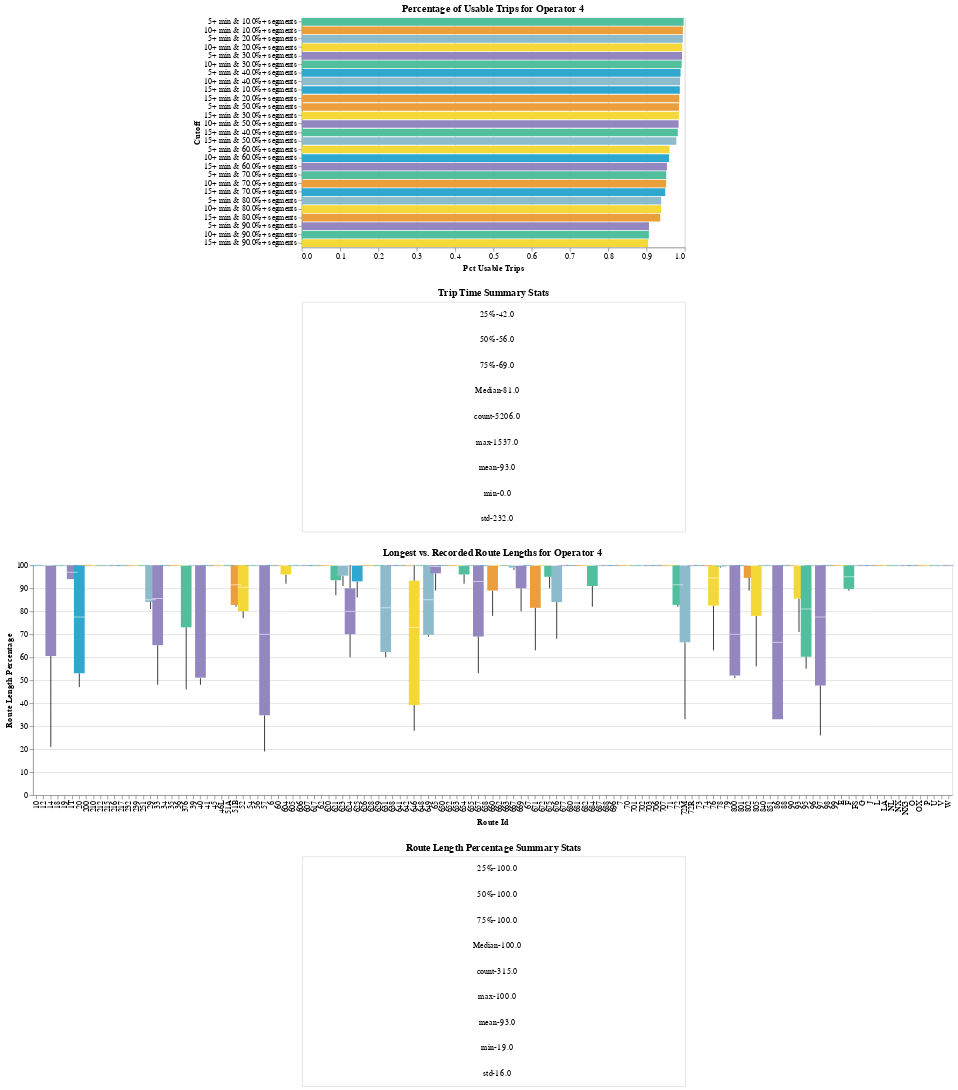

Notebook code cell kept with this figure:
### Code cell
operator_stats(4,TIME_CUTOFFS, SEGMENT_CUTOFFS)

### Figure 1 — Vega-Lite specification as saved in the notebook (floating-point values rounded to 4 significant figures; data arrays with more than 128 entries replaced by an {"elided": "..."} marker saying what was removed)
{"config": {"view": {"continuousWidth": 400, "continuousHeight": 300}}, "vconcat": [{"data": {"name": "data-064ec407cfa8738e6569304485cacafc"}, "mark": "bar", "encoding": {"color": {"field": "Cutoff", "scale": {"range": ["#2EA8CE", "#EB9F3C", "#F4D837", "#51BF9D", "#8CBCCB", "#9487C0"]}, "type": "nominal"}, "tooltip": [{"field": "Cutoff", "type": "nominal"}, {"field": "Pct Usable Trips", "type": "quantitative"}, {"field": "N Trips", "type": "quantitative"}], "x": {"field": "Pct Usable Trips", "sort": {"field": "Pct Usable Trips", "order": "descending"}, "type": "quantitative"}, "y": {"field": "Cutoff", "sort": {"field": "Pct Usable Trips", "order": "descending"}, "type": "nominal"}}, "height": 300, "selection": {"selector001": {"type": "single", "fields": ["Segment Cutoff"], "bind": {"input": "select", "options": [0.1, 0.2, 0.3, 0.4, 0.5, 0.6, 0.7, 0.8, 0.9], "name": "Segment"}}, "selector002": {"type": "single", "fields": ["Trip Cutoff"], "bind": {"input": "select", "options": [5, 10, 15], "name": "Time"}}}, "title": "Percentage of Usable Trips for Operator 4", "transform": [{"filter": {"selection": "selector001"}}, {"filter": {"selection": "selector002"}}], "width": 500}, {"data": {"name": "data-26fe4e30680f224a9a2a5113e61964a3"}, "mark": {"type": "text", "align": "center", "baseline": "middle", "dx": 5}, "encoding": {"text": {"field": "Full Information", "type": "nominal"}, "x": {"axis": null, "field": "Zero", "type": "quantitative"}, "y": {"axis": null, "field": "Full Information", "type": "nominal"}}, "height": 300, "title": "Trip Time Summary Stats", "width": 500}, {"data": {"name": "data-975b744d82d2f1690a5d6476da6f41f6"}, "mark": {"type": "boxplot", "extent": "min-max"}, "encoding": {"color": {"field": "Route Id", "legend": null, "scale": {"range": ["#2EA8CE", "#EB9F3C", "#F4D837", "#51BF9D", "#8CBCCB", "#9487C0"]}, "type": "nominal"}, "x": {"field": "Route Id", "type": "nominal"}, "y": {"field": "Route Length Percentage", "type": "quantitative"}}, "height": 300, "title": "Longest vs. Recorded Route Lengths for Operator 4", "width": 1200}, {"data": {"name": "data-0af75fe8a425c1c46fac16afb88cbf97"}, "mark": {"type": "text", "align": "center", "baseline": "middle", "dx": 5}, "encoding": {"text": {"field": "Full Information", "type": "nominal"}, "x": {"axis": null, "field": "Zero", "type": "quantitative"}, "y": {"axis": null, "field": "Full Information", "type": "nominal"}}, "height": 300, "title": "Route Length Percentage Summary Stats", "width": 500}], "center": true, "$schema": "https://vega.github.io/schema/vega-lite/v4.17.0.json", "datasets": {"data-064ec407cfa8738e6569304485cacafc": [{"Calitp Itp Id": 4, "Total Trips": 5206, "N Trips": 5190, "Trip Cutoff": 5, "Segment Cutoff": 0.1, "Cutoff": "5+ min & 10.0%+ segments", "Pct Usable Trips": 0.9969}, {"Calitp Itp Id": 4, "Total Trips": 5206, "N Trips": 5179, "Trip Cutoff": 5, "Segment Cutoff": 0.2, "Cutoff": "5+ min & 20.0%+ segments", "Pct Usable Trips": 0.9948}, {"Calitp Itp Id": 4, "Total Trips": 5206, "N Trips": 5170, "Trip Cutoff": 5, "Segment Cutoff": 0.3, "Cutoff": "5+ min & 30.0%+ segments", "Pct Usable Trips": 0.9931}, {"Calitp Itp Id": 4, "Total Trips": 5206, "N Trips": 5148, "Trip Cutoff": 5, "Segment Cutoff": 0.4, "Cutoff": "5+ min & 40.0%+ segments", "Pct Usable Trips": 0.9889}, {"Calitp Itp Id": 4, "Total Trips": 5206, "N Trips": 5127, "Trip Cutoff": 5, "Segment Cutoff": 0.5, "Cutoff": "5+ min & 50.0%+ segments", "Pct Usable Trips": 0.9848}, {"Calitp Itp Id": 4, "Total Trips": 5206, "N Trips": 4998, "Trip Cutoff": 5, "Segment Cutoff": 0.6, "Cutoff": "5+ min & 60.0%+ segments", "Pct Usable Trips": 0.96}, {"Calitp Itp Id": 4, "Total Trips": 5206, "N Trips": 4953, "Trip Cutoff": 5, "Segment Cutoff": 0.7, "Cutoff": "5+ min & 70.0%+ segments", "Pct Usable Trips": 0.9514}, {"Calitp Itp Id": 4, "Total Trips": 5206, "N Trips": 4885, "Trip Cutoff": 5, "Segment Cutoff": 0.8, "Cutoff": "5+ min & 80.0%+ segments", "Pct Usable Trips": 0.9383}, {"Calitp Itp Id": 4, "Total Trips": 5206, "N Trips": 4719, "Trip Cutoff": 5, "Segment Cutoff": 0.9, "Cutoff": "5+ min & 90.0%+ segments", "Pct Usable Trips": 0.9065}, {"Calitp Itp Id": 4, "Total Trips": 5206, "N Trips": 5180, "Trip Cutoff": 10, "Segment Cutoff": 0.1, "Cutoff": "10+ min & 10.0%+ segments", "Pct Usable Trips": 0.995}, {"Calitp Itp Id": 4, "Total Trips": 5206, "N Trips": 5171, "Trip Cutoff": 10, "Segment Cutoff": 0.2, "Cutoff": "10+ min & 20.0%+ segments", "Pct Usable Trips": 0.9933}, {"Calitp Itp Id": 4, "Total Trips": 5206, "N Trips": 5163, "Trip Cutoff": 10, "Segment Cutoff": 0.3, "Cutoff": "10+ min & 30.0%+ segments", "Pct Usable Trips": 0.9917}, {"Calitp Itp Id": 4, "Total Trips": 5206, "N Trips": 5142, "Trip Cutoff": 10, "Segment Cutoff": 0.4, "Cutoff": "10+ min & 40.0%+ segments", "Pct Usable Trips": 0.9877}, {"Calitp Itp Id": 4, "Total Trips": 5206, "N Trips": 5121, "Trip Cutoff": 10, "Segment Cutoff": 0.5, "Cutoff": "10+ min & 50.0%+ segments", "Pct Usable Trips": 0.9837}, {"Calitp Itp Id": 4, "Total Trips": 5206, "N Trips": 4992, "Trip Cutoff": 10, "Segment Cutoff": 0.6, "Cutoff": "10+ min & 60.0%+ segments", "Pct Usable Trips": 0.9589}, {"Calitp Itp Id": 4, "Total Trips": 5206, "N Trips": 4952, "Trip Cutoff": 10, "Segment Cutoff": 0.7, "Cutoff": "10+ min & 70.0%+ segments", "Pct Usable Trips": 0.9512}, {"Calitp Itp Id": 4, "Total Trips": 5206, "N Trips": 4884, "Trip Cutoff": 10, "Segment Cutoff": 0.8, "Cutoff": "10+ min & 80.0%+ segments", "Pct Usable Trips": 0.9381}, {"Calitp Itp Id": 4, "Total Trips": 5206, "N Trips": 4718, "Trip Cutoff": 10, "Segment Cutoff": 0.9, "Cutoff": "10+ min & 90.0%+ segments", "Pct Usable Trips": 0.9063}, {"Calitp Itp Id": 4, "Total Trips": 5206, "N Trips": 5138, "Trip Cutoff": 15, "Segment Cutoff": 0.1, "Cutoff": "15+ min & 10.0%+ segments", "Pct Usable Trips": 0.9869}, {"Calitp Itp Id": 4, "Total Trips": 5206, "N Trips": 5131, "Trip Cutoff": 15, "Segment Cutoff": 0.2, "Cutoff": "15+ min & 20.0%+ segments", "Pct Usable Trips": 0.9856}, {"Calitp Itp Id": 4, "Total Trips": 5206, "N Trips": 5125, "Trip Cutoff": 15, "Segment Cutoff": 0.3, "Cutoff": "15+ min & 30.0%+ segments", "Pct Usable Trips": 0.9844}, {"Calitp Itp Id": 4, "Total Trips": 5206, "N Trips": 5111, "Trip Cutoff": 15, "Segment Cutoff": 0.4, "Cutoff": "15+ min & 40.0%+ segments", "Pct Usable Trips": 0.9818}, {"Calitp Itp Id": 4, "Total Trips": 5206, "N Trips": 5091, "Trip Cutoff": 15, "Segment Cutoff": 0.5, "Cutoff": "15+ min & 50.0%+ segments", "Pct Usable Trips": 0.9779}, {"Calitp Itp Id": 4, "Total Trips": 5206, "N Trips": 4963, "Trip Cutoff": 15, "Segment Cutoff": 0.6, "Cutoff": "15+ min & 60.0%+ segments", "Pct Usable Trips": 0.9533}, {"Calitp Itp Id": 4, "Total Trips": 5206, "N Trips": 4940, "Trip Cutoff": 15, "Segment Cutoff": 0.7, "Cutoff": "15+ min & 70.0%+ segments", "Pct Usable Trips": 0.9489}, {"Calitp Itp Id": 4, "Total Trips": 5206, "N Trips": 4872, "Trip Cutoff": 15, "Segment Cutoff": 0.8, "Cutoff": "15+ min & 80.0%+ segments", "Pct Usable Trips": 0.9358}, {"Calitp Itp Id": 4, "Total Trips": 5206, "N Trips": 4708, "Trip Cutoff": 15, "Segment Cutoff": 0.9, "Cutoff": "15+ min & 90.0%+ segments", "Pct Usable Trips": 0.9043}], "data-26fe4e30680f224a9a2a5113e61964a3": [{"Statistics": "count", "trip_time": 5206.0, "Zero": 0, "Full Information": "count-5206.0"}, {"Statistics": "mean", "trip_time": 93.0, "Zero": 0, "Full Information": "mean-93.0"}, {"Statistics": "std", "trip_time": 232.0, "Zero": 0, "Full Information": "std-232.0"}, {"Statistics": "min", "trip_time": 0.0, "Zero": 0, "Full Information": "min-0.0"}, {"Statistics": "25%", "trip_time": 42.0, "Zero": 0, "Full Information": "25%-42.0"}, {"Statistics": "50%", "trip_time": 56.0, "Zero": 0, "Full Information": "50%-56.0"}, {"Statistics": "75%", "trip_time": 69.0, "Zero": 0, "Full Information": "75%-69.0"}, {"Statistics": "max", "trip_time": 1537.0, "Zero": 0, "Full Information": "max-1537.0"}, {"Statistics": "Median", "trip_time": 81.0, "Zero": 0, "Full Information": "Median-81.0"}], "data-975b744d82d2f1690a5d6476da6f41f6": {"elided": "315 records"}, "data-0af75fe8a425c1c46fac16afb88cbf97": [{"Statistics": "count", "Route Length Percentage": 315.0, "Zero": 0, "Full Information": "count-315.0"}, {"Statistics": "mean", "Route Length Percentage": 93.0, "Zero": 0, "Full Information": "mean-93.0"}, {"Statistics": "std", "Route Length Percentage": 16.0, "Zero": 0, "Full Information": "std-16.0"}, {"Statistics": "min", "Route Length Percentage": 19.0, "Zero": 0, "Full Information": "min-19.0"}, {"Statistics": "25%", "Route Length Percentage": 100.0, "Zero": 0, "Full Information": "25%-100.0"}, {"Statistics": "50%", "Route Length Percentage": 100.0, "Zero": 0, "Full Information": "50%-100.0"}, {"Statistics": "75%", "Route Length Percentage": 100.0, "Zero": 0, "Full Information": "75%-100.0"}, {"Statistics": "max", "Route Length Percentage": 100.0, "Zero": 0, "Full Information": "max-100.0"}, {"Statistics": "Median", "Route Length Percentage": 100.0, "Zero": 0, "Full Information": "Median-100.0"}]}}
